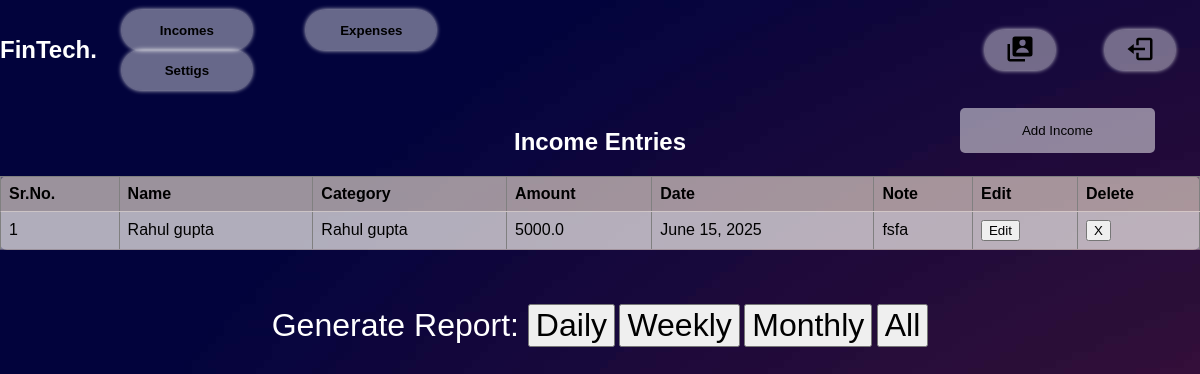
/incomes (signed in), run on the app's committed database.
### FinTech/models.py (models this page shows, shortened)
class Income(models.Model):
    user = models.ForeignKey(User, related_name='user_name', on_delete=models.CASCADE)
    name= models.CharField(max_length=50)
    date = models.DateField(default=date.today())
    amount= models.FloatField()
    category = models.ForeignKey(IncomeCategory, related_name='income_catg', on_delete=models.CASCADE)
    note=models.TextField()

class IncomeCategory(models.Model):
    name = models.CharField(max_length=50)
    user = models.ForeignKey(User, related_name='user_inc_catg', on_delete=models.CASCADE)
    def __str__(self):
        return self.name

### FinTech/views.py (the view, shortened to what this page needs)
# urls.py: path('incomes',views.income,name="incomes"),
def income(request):
    if request.user.is_authenticated:
        incomes_catg = IncomeCategory.objects.filter(user=request.user.id)
        incomes = Income.objects.filter(user=request.user.id)
        return render(request, "income.html", {"categories": incomes_catg, "incomes": incomes})
    else:
        return redirect("/")

### templates/income.html (shortened to what this page needs)
{% load static %}
<!DOCTYPE html>
<html>
<head>
    <link rel="stylesheet" href="{% static './expense.css' %}">
    <link rel="stylesheet" href="{% static 'nav.css' %}">
</head>
<body>
    <nav class="nav">
        <a href="/dashboard" id="logo"><h1>FinTech.</h1></a>
         <div class="nav-button">
             <button class="btn" id="Income" onclick="location.href='/incomes'">Incomes</button>
             <button class="btn" id="Expense" onclick="location.href='/expenses'">Expenses</button>
             <button class="btn" id="Setting" onclick="location.href='/settings'">Settigs</button>
         </div>
         <div class="nav-logo">
             <button class="btn left" id="Profile" onclick="location.href='/profile'"><img/></button>
             <button class="btn left" id="Logout" onclick="location.href='/logout'"><img/></button>
         </div>
     </nav>
     <br>
    <button id="addIncomeButton" onclick="showIncomeForm()">Add Income</button>
    <h2 style="color: white;">Income Entries</h2>
    <table id="incomeTable" border="1">
        <tr>
            <th>Sr.No.</th>
            <th>Name</th>
            <th>Category</th>
            <th>Amount</th>
            <th>Date</th>
            <th>Note</th>
            <th>Edit</th>
            <th>Delete</th>
        </tr>
        {% for income in incomes %}
        <tr>
            <td>{{forloop.counter}}</td>
            <td>{{income.name}}</td>
            <td>{{income.category}}</td>
            <td>{{income.amount}}</td>
            <td>{{income.date}}</td>
            <td>{{income.note}}</td>
            <td>
                <div class="rem">
                    <button type="button" onclick="location.href='/edit-income/{{income.id}}' ">
                        <span class="glyphicon glyphicon-trash">Edit</span>
                    </button>
                </div>
            </td>
            <td>
                <div class="rem">
                    <button type="button" onclick="location.href='/delete-income/{{income.id}}' ">
                        <span class="glyphicon glyphicon-trash">X</span>
                    </button>
                </div>
            </td>
        </tr>
        {% endfor %}
    </table>
    <br><br><br>
    <div style="position: relative; text-align: center;">
        <label style="font-size: 2em; color: white;" for="date">Generate Report: </label>
        <button style="font-size: 2em;align-self: center;" type="button" onclick="location.href='/income-report/daily' ">
            <span class="glyphicon glyphicon-trash"> Daily </span>
        </button>
        <button style="font-size: 2em;align-self: center;" type="button" onclick="location.href='/income-report/weekly' ">
            <span class="glyphicon glyphicon-trash"> Weekly </span>
        </button>
        <button style="font-size: 2em;align-self: center;" type="button" onclick="location.href='/income-report/monthly' ">
            <span class="glyphicon glyphicon-trash"> Monthly </span>
        </button>
        <button style="font-size: 2em;align-self: center;" type="button" onclick="location.href='/income-report/alltime' ">
            <span class="glyphicon glyphicon-trash"> All </span>
        </button>
    </div>
</body>
</html>

### static/expense.css (style rules this page uses)
body { min-height: 100vh; background: url(dark-gradient.jpg); }
#addIncomeButton { position: absolute; right: 45px; background-color: rgba(255, 255, 255, 0.5); padding: 15px 62px; border: none; border-radius: 5px; }
h1 { color: white; }
h2 { text-align: center; color:black; }
#incomeTable { border-collapse: collapse; width: 100%; background-color: rgba(250, 235, 215, 0.379); border-radius: 7px; border-color: none; }
#incomeTable th, #incomeTable td { padding: 8px; text-align: left; border-bottom: 1px solid rgba(250, 235, 215, 0.379); }
#incomeTable th { background-color: rgba(250, 235, 215, 0.379); }
#incomeTable tr:nth-child(even) { background-color: rgba(255, 255, 255, 0.5); }

### static/nav.css (style rules this page uses)
body { font-family: Arial, sans-serif; margin: 0; padding: 0; background: url(dark-gradient.jpg); }
.nav { display: flex; width: 100%; justify-content: center; align-items: center; margin-top: 10px; }
.nav-logo { display: flex; flex-direction: row; justify-content: center; align-items: center; color: #ffffff; margin-right: 0px; margin-left: 490px; }
#logo { text-decoration: none; color: #ffffff; }
.left { width: 130px; height: 40px; font-weight: 700; background: rgba(255, 255, 255, 0.4); border: none; border-radius: 30px; cursor: pointer; transition: .3s ease; margin: 0 25px; box-shadow: 0 0 5px rgb(255, 254, 254); }
.nav-button .btn { width: 130px; height: 40px; font-weight: 700; background: rgba(255, 255, 255, 0.4); border: none; border-radius: 30px; cursor: pointer; transition: .3s ease; margin: 0 25px; box-shadow: 0 0 5px rgb(255, 254, 254); }
#Logout { width: 70px; }
#Profile { width: 70px; }

### data on the page
Income: name "Rahul gupta", category "Rahul gupta", amount "5000.0", date "June 15, 2025", note "fsfa"
